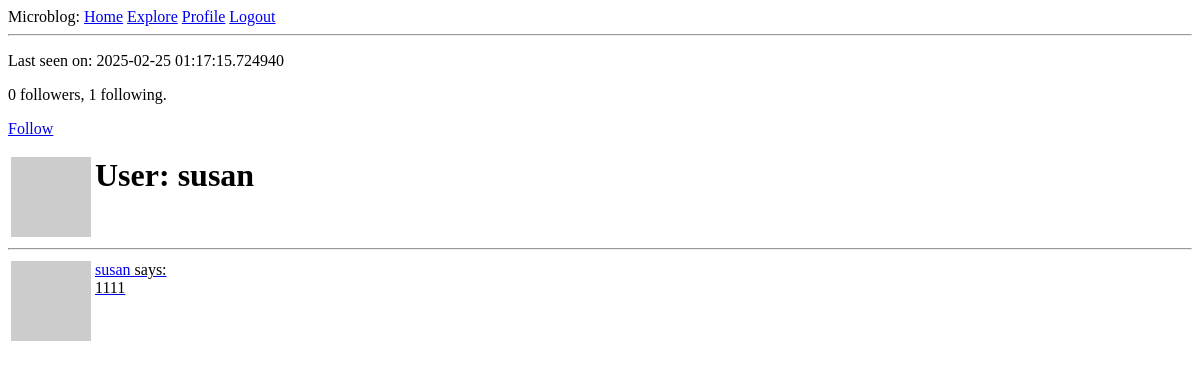
Before: /user/susan (signed in) with the older database file.
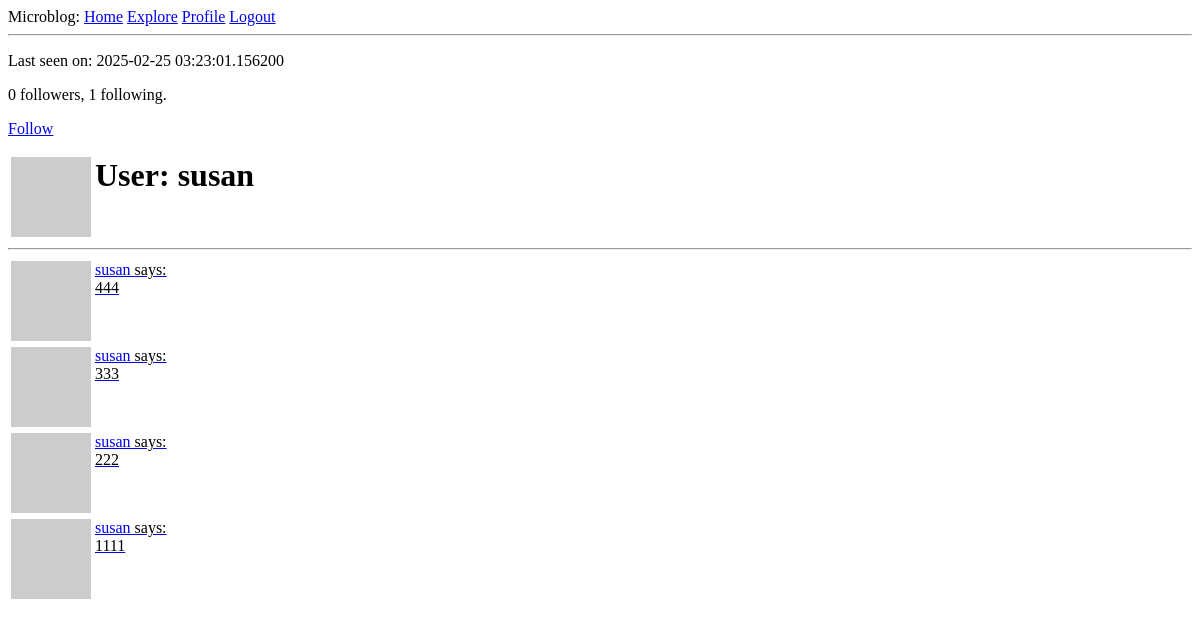
After: the same page with the newer database file.
### src/models.py (models this page shows, shortened)
class User(UserMixin, db.Model):
    id = db.Column(db.Integer,primary_key = True)
    username = db.Column(db.String(64),index=True,unique=True )
    email = db.Column(db.String(120),index=True,unique=True)
    password_hash = db.Column(db.String(128))
    posts = db.relationship('Post',backref='author',lazy='dynamic')
    about_me = db.Column(db.String(140))
    last_seen = db.Column(db.DateTime,default=datetime.utcnow)
    followed = db.relationship(
        'User', secondary=followers,
        primaryjoin=(followers.c.follower_id == id),
        secondaryjoin=(followers.c.followed_id == id),
        backref=db.backref('followers', lazy='dynamic'), lazy='dynamic')
    def avatar(self,size):
        digest = md5(self.email.lower().encode('utf-8')).hexdigest()
        return 'https://www.gravatar.com/avatar/{}?d=identicon&s={}'.format(
            digest,
            size
        )
    @login.user_loader
    def load_user(id):
        return User.query.get(int(id))
    def is_following(self, user):
        return self.followed.filter(
            followers.c.followed_id == user.id).count() > 0

class Post(db.Model):
    id = dn=db.Column(db.Integer,primary_key=True)
    body = db.Column(db.String(140))
    timestamp = db.Column(db.DateTime,index=True,default=datetime.utcnow) #使用UTC时间
    user_id = db.Column(db.Integer,db.ForeignKey('user.id'))

### src/routes.py (the view)
@app.route("/user/<username>")
@login_required
def user(username):
    user = User.query.filter_by(username=username).first_or_404() #获取不到用户时，返回404
    page = request.args.get('page', 1, type=int)
    posts = user.posts.order_by(Post.timestamp.desc()).paginate(
        page=page, per_page=app.config['POSTS_PER_PAGE'], error_out=False)
    next_url = url_for('user', username=user.username, page=posts.next_num) \
        if posts.has_next else None
    prev_url = url_for('user', username=user.username, page=posts.prev_num) \
        if posts.has_prev else None
    return render_template('user.html', user=user, posts=posts.items,
                           next_url=next_url, prev_url=prev_url)

### src/routes.py (called while the page is built)
@app.before_request
def before_request():
    if current_user.is_authenticated:
        current_user.last_seen = datetime.utcnow()
        db.session.commit()

### src/templates/user.html (shortened to what this page needs)
{% extends 'base.html' %}
{% block content %}
    <table>
        <tr valign="top">
            <td><img src="{{ user.avatar(128) }}"></td>
            <td><h1>User: {{ user.username }}</h1> </td>
            {% if user.last_seen %}<p>Last seen on: {{ user.last_seen }}</p>{% endif %}
            <p>{{ user.followers.count() }} followers, {{ user.followed.count() }} following.</p>
            {% if user == current_user %}
            <p><a href="{{ url_for('edit_profile') }}">Edit your profile</a></p>
            {% elif not current_user.is_following(user) %}
            <p><a href="{{ url_for('follow', username=user.username) }}">Follow</p>
            {% else %}
            <p><a href="{{ url_for('unfollow', username=user.username) }}">Unfollow</p>
            {% endif %}
        </tr>
    </table>
    <hr>
    {% for post in posts %}
        {% include '_post.html' %}
    {% endfor %}
{% endblock %}

### src/templates/_post.html
<table>
    <tr valign="top">
        <td><img src="{{ post.author.avatar(36) }}"></td>
        <td>
            <a href="{{ url_for('user', username=post.author.username) }}">
            {{ post.author.username }}
            </a> says:<br>{{ post.body }}
        </td>
    </tr>
</table>

Changed rows visible on the page:
changed User "susan": last_seen "2025-02-25 01:17:15.724940" → "2025-02-25 03:23:01.156200"
added Post: author.username "susan", body "444"
added Post: author.username "susan", body "333"
added Post: author.username "susan", body "222"
